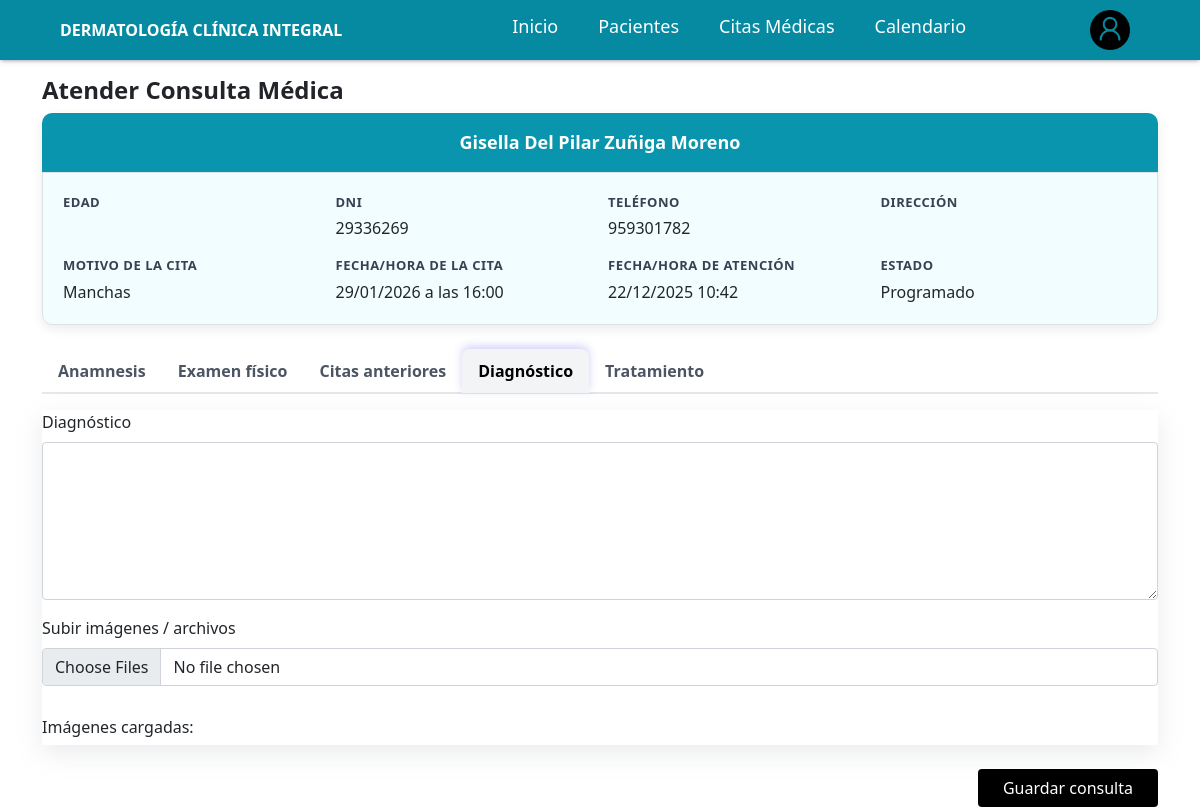
Screenshot of /clinica/atender_cita/12/ with the database file from the repository.
### clinica/models.py (models this page shows, shortened)
class Paciente(models.Model):
    TIPO_SANGRE_CHOICES = [
        ('A+', 'A+'),
        ('A-', 'A-'),
        ('B+', 'B+'),
        ('B-', 'B-'),
        ('AB+', 'AB+'),
        ('AB-', 'AB-'),
        ('O+', 'O+'),
        ('O-', 'O-'),
    ]
    nombre = models.CharField(max_length=100, blank=True, null=True)
    fecha_nacimiento = models.DateField(blank=True, null=True)
    email = models.CharField(max_length=100, blank=True, null=True)
    dni = models.CharField(max_length=100, blank=True, null=True)
    telefono = models.CharField(max_length=255, blank=True, null=True)
    direccion = models.CharField(max_length=100, blank=True, null=True)
    alergias_conocidas = models.CharField(max_length=255, blank=True, null=True)
    emfermedades_previas = models.CharField(max_length=255, blank=True, null=True)
    antecentes_quirurgicos = models.CharField(max_length=255, blank=True, null=True)
    antecedentes_familiares = models.CharField(max_length=255, blank=True, null=True)
    medicamentos_actuales = models.CharField(max_length=255, blank=True, null=True)
    habitos = models.CharField(max_length=255, blank=True, null=True)
    relato_clinico = models.TextField(blank=True, null=True)
    edad = models.CharField(max_length=255, blank=True, null=True)
    peso = models.CharField(max_length=50, blank=True, null=True)
    altura = models.CharField(max_length=50, blank=True, null=True)
    presion_arterial = models.CharField(max_length=50, blank=True, null=True)
    frecuencia_cardiaca = models.CharField(max_length=50, blank=True, null=True)
    frecuencia_respiratoria = models.CharField(max_length=50, blank=True, null=True)
    temperatura = models.CharField(max_length=50, blank=True, null=True)
    tipo_de_sangre = models.CharField(
        max_length=10,
        choices=TIPO_SANGRE_CHOICES,
        blank=True,
        null=True
    )
    descripcion_examen_fisico = models.TextField(blank=True, null=True)
    nombre_contacto_emergencia1 = models.CharField(max_length=100, blank=True, null=True)
    telefono_contacto_emergencia1 = models.CharField(max_length=15, blank=True, null=True)
    relacion_contacto_emergencia1 = models.CharField(max_length=50, blank=True, null=True)
    nombre_contacto_emergencia2 = models.CharField(max_length=100, blank=True, null=True)
    telefono_contacto_emergencia2 = models.CharField(max_length=15, blank=True, null=True)
    relacion_contacto_emergencia2 = models.CharField(max_length=50, blank=True, null=True)
    nombre_contacto_emergencia3 = models.CharField(max_length=100, blank=True, null=True)
    telefono_contacto_emergencia3 = models.CharField(max_length=15, blank=True, null=True)
    relacion_contacto_emergencia3 = models.CharField(max_length=50, blank=True, null=True)
    created_at = models.DateTimeField(auto_now_add=True)
    updated_at = models.DateTimeField(auto_now=True)
    @property
    def edad_paciente(self):
        if not self.fecha_nacimiento:
            return None
        hoy = date.today()
        return hoy.year - self.fecha_nacimiento.year - (
            (hoy.month, hoy.day) < (self.fecha_nacimiento.month, self.fecha_nacimiento.day)
        )

class Cita(models.Model):
    paciente = models.ForeignKey(Paciente, on_delete=models.CASCADE, related_name='citas')
    fecha = models.DateField(blank=True, null=True)
    hora = models.TimeField(blank=True, null=True)
    motivo = models.CharField(max_length=255, blank=True, null=True)
    estado = models.BooleanField(default=False, blank=True, null=True)  # False = programada, True = completada
    created_at = models.DateTimeField(auto_now_add=True)
    updated_at = models.DateTimeField(auto_now=True)

### clinica/views.py (the view, shortened to what this page needs)
# urls.py: path('atender_cita/<int:cita_id>/', views.atender_cita, name='atender_cita'),
def atender_cita(request, cita_id):
    cita = get_object_or_404(Cita, id=cita_id)
    paciente = cita.paciente
    respuesta, created = RespuestaCita.objects.get_or_create(cita=cita)
    citas_anteriores = (
        Cita.objects
        .filter(paciente=paciente)
        .exclude(id=cita.id)
        .order_by('-fecha')   # más recientes primero
    )
    return render(request, "clinica/atender_cita.html", {
        "cita": cita,
        "paciente": paciente,
        "respuesta": respuesta,
        "citas_anteriores": citas_anteriores,  # 🔥 IMPORTANTE
    })

### templates/clinica/atender_cita.html (shortened to what this page needs)
{% extends "base.html" %}
{% block body %}
{% include "../components/navbar.html" %}
<div class="container mt-3">
    <h4 class="fw-bold">Atender Consulta Médica</h4>
   <div class="card card-expediente mb-4">
        <div class="expediente-header">
            {{ paciente.nombre|default_if_none:'' }}
        </div>
        <div class="expediente-body">
            <div class="row g-3">
    <div class="col-md-3">
        <div class="info-label fw-bold">Edad</div>
    </div>
    <div class="col-md-3">
        <div class="info-label fw-bold">DNI</div>
        <div class="">{{ paciente.dni|default_if_none:'' }}</div>
    </div>
    <div class="col-md-3">
        <div class="info-label fw-bold">Teléfono</div>
        <div class="">{{ paciente.telefono|default_if_none:'' }}</div>
    </div>
    <div class="col-md-3">
        <div class="info-label fw-bold">Dirección</div>
    </div>
    <div class="col-md-3">
        <div class="info-label fw-bold">Motivo de la cita</div>
        <div class="">{{ cita.motivo|default_if_none:'' }}</div>
    </div>
    <div class="col-md-3">
        <div class="info-label fw-bold">Fecha/Hora de la cita</div>
        <div class="">
            {{ cita.fecha|date:"d/m/Y" }} a las {{ cita.hora|time:"H:i" }}
        </div>
    </div>
    <div class="col-md-3">
        <div class="info-label fw-bold">Fecha/Hora de atención</div>
        <div class="">{{ cita.updated_at|date:"d/m/Y H:i" }}</div>
    </div>
    <div class="col-md-3">
        <div class="info-label fw-bold">Estado</div>
        <div class="">
            {% if cita.estado %}
                Completado
            {% else %}
                Programado
            {% endif %}
        </div>
    </div>
</div>
        </div>
    </div>
    <ul class="nav nav-tabs mb-3">
        <li class="nav-item"><button class="nav-link" data-bs-toggle="tab" data-bs-target="#anamnesis">Anamnesis</button></li>
        <li class="nav-item"><button class="nav-link" data-bs-toggle="tab" data-bs-target="#examen">Examen físico</button></li>
        <li class="nav-item"><button class="nav-link" data-bs-toggle="tab" data-bs-target="#anteriores">Citas anteriores</button></li>
        <li class="nav-item"><button class="nav-link active" data-bs-toggle="tab" data-bs-target="#consulta">Diagnóstico</button></li>
        <li class="nav-item"><button class="nav-link" data-bs-toggle="tab" data-bs-target="#receta">Tratamiento</button></li>
    </ul>
    <form method="POST" enctype="multipart/form-data">
        <div class="tab-content">
            <div class="tab-pane fade show active" id="consulta">
                <div class="row">
                    <div class="">
                        <label class="form-label">Diagnóstico</label>
                        <textarea name="diagnostico" class="form-control" rows="6">{{ respuesta.diagnostico|default_if_none:'' }}</textarea>
                    </div>
                </div>
                <div class="col-md-12 mt-3">
                    <label class="form-label">Subir imágenes / archivos</label>
                    <input type="file" name="imagenes"  id="input-imagenes" class="form-control" multiple>
                </div>
                <div class="mt-3">
                    <h6>Imágenes cargadas:</h6>
                </div>
            </div>
        </div>
        <div class="text-end mt-4">
            <button class="btn px-4 btnGuardar" style="background-color: #000; color: #fff;">Guardar consulta</button>
        </div>
    </form>
</div>
{% endblock %}

### static/css/navbar/admin.css (style rules this page uses)
.active { left: 0; box-shadow: rgba(149, 157, 165, 0.2) 0px 8px 24px; }

### templates/clinica/atender_cita.html (style rules this page uses)
.expediente-header { background: #0995AD; color: white; padding: 16px; border-radius: 10px 10px 0 0; text-align: center; font-weight: bold; font-size: 18px; }
.expediente-body { background-color: #F2FDFF; border-radius: 0 0 10px 10px; padding: 20px; border: 1px solid #dee2e6; }
.info-label { font-size: 12px; font-weight: 600; color: #6c757d; }
.card-expediente { border-radius: 10px; border: none; box-shadow: 0 4px 12px rgba(0,0,0,0.08); }
.info-label { font-size: 13px; font-weight: 800; color: #374151; margin-bottom: 4px; text-transform: uppercase; letter-spacing: 0.5px; }
.nav-tabs { border-bottom: 2px solid #e5e7eb; }
.nav-tabs .nav-link { border: none; color: #4b5563; font-weight: 600; padding: 10px 16px; border-radius: 8px 8px 0 0; transition: all 0.2s ease; background: transparent; }
.nav-tabs .nav-link.active { background: #f3f4f6; color: #000; font-weight: 700; box-shadow: 0 -3px 8px rgba(79, 70, 229, 0.25); }

### rows the page displays
Paciente: nombre "Gisella Del Pilar Zuñiga Moreno", dni "29336269", telefono "959301782"
Cita: motivo "Manchas", fecha "29/01/2026", hora "16:00", updated_at "22/12/2025 10:42"
